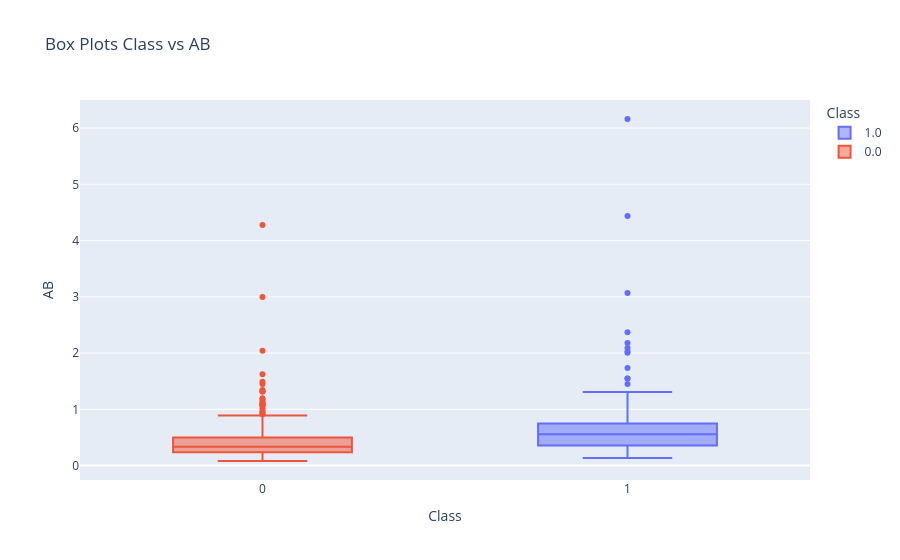
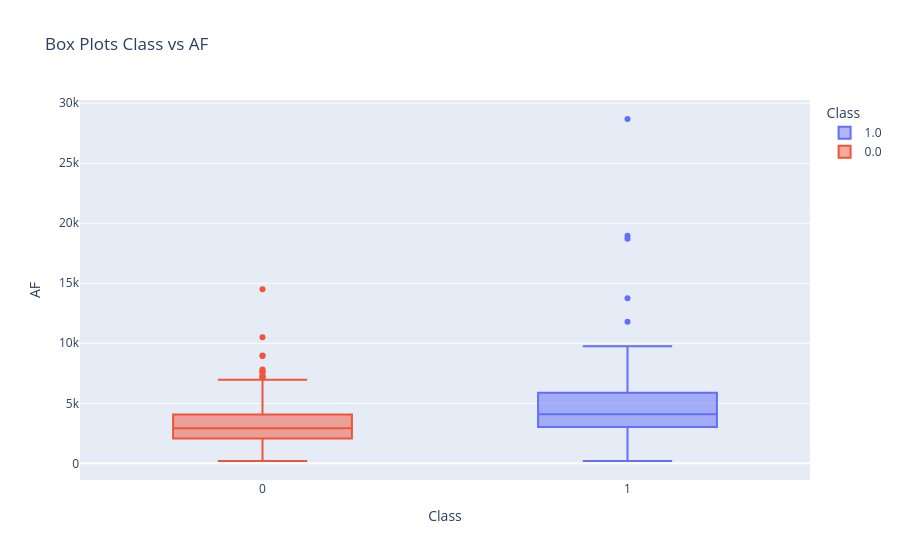
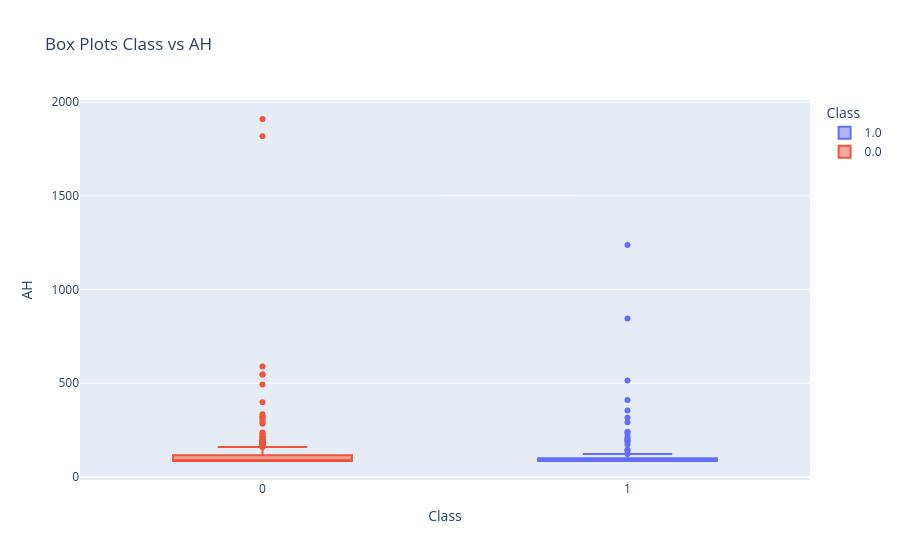
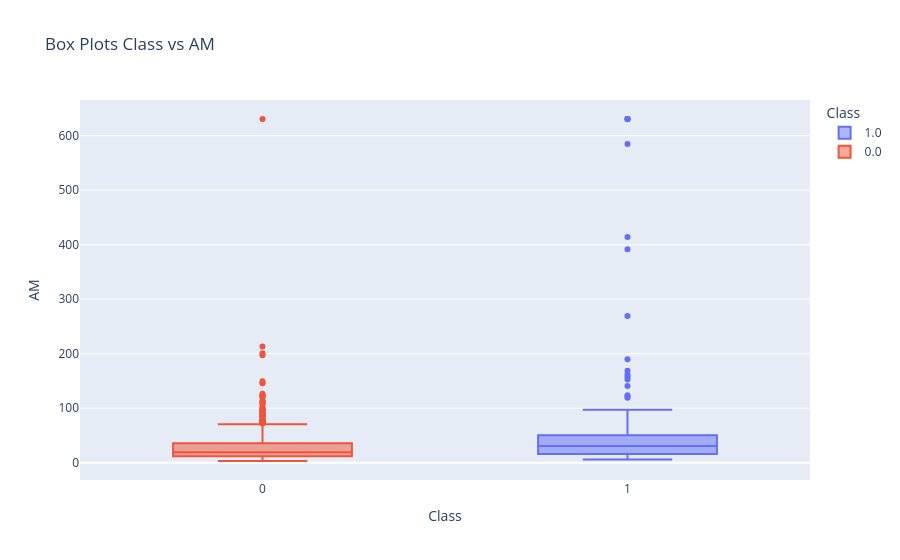

The code cell stored with these charts, in order, in its notebook:
### Markdown cell above
### Visualizing numerical variables

### Code cell
# Plotting box plots using plotly.express 

def create_boxplot(data,x,y):
    fig = px.box(data, x=x, y=y, color = x, title = f"Box Plots\n{x} vs {y}")
    fig.show()

for feature in numerical_variables:
    create_boxplot(data=train_df,y=feature,x="Class")

### Figure 1 — Plotly figure (JSON) as saved in the notebook; plotly's stock layout.template omitted (floating-point values rounded to 4 significant figures; data arrays with more than 128 entries replaced by an {"elided": "..."} marker saying what was removed)
{"data": [{"alignmentgroup": "True", "hovertemplate": "Class=%{x}<br>AB=%{y}<extra></extra>", "legendgroup": "1.0", "marker": {"color": "#636efa"}, "name": "1.0", "notched": false, "offsetgroup": "1.0", "orientation": "v", "showlegend": true, "type": "box", "x": [1, 1, 1, 1, 1, 1, 1, 1, 1, 1, 1, 1, 1, 1, 1, 1, 1, 1, 1, 1, 1, 1, 1, 1, 1, 1, 1, 1, 1, 1, 1, 1, 1, 1, 1, 1, 1, 1, 1, 1, 1, 1, 1, 1, 1, 1, 1, 1, 1, 1, 1, 1, 1, 1, 1, 1, 1, 1, 1, 1, 1, 1, 1, 1, 1, 1, 1, 1, 1, 1, 1, 1, 1, 1, 1, 1, 1, 1, 1, 1, 1, 1, 1, 1, 1, 1, 1, 1, 1, 1, 1, 1, 1, 1, 1, 1, 1, 1, 1, 1, 1, 1, 1, 1, 1, 1, 1, 1], "x0": " ", "xaxis": "x", "y": [0.2094, 0.3803, 0.5042, 0.5341, 0.7435, 0.4615, 0.2735, 0.7264, 0.4786, 2.03, 0.6452, 0.5726, 0.3461, 0.282, 0.2265, 0.705, 0.5854, 1.308, 0.6538, 0.423, 1.008, 2.089, 0.7307, 0.3675, 0.7008, 2.004, 0.4145, 0.4273, 0.6538, 0.4529, 0.4145, 0.3974, 0.3119, 0.7435, 1.043, 3.068, 0.2051, 0.9272, 0.5384, 1.008, 0.7691, 0.7179, 0.6901, 0.658, 1.102, 0.3162, 0.2607, 1.547, 0.7563, 0.4999, 0.6922, 0.5427, 0.3247, 0.3119, 0.9486, 0.3974, 0.8204, 0.3888, 1.449, 6.162, 0.4615, 0.6153, 1.547, 0.767, 0.235, 4.435, 0.7435, 0.3119, 0.2863, 0.2521, 0.3119, 0.8375, 0.4999, 0.4572, 0.2948, 0.5897, 0.6794, 0.5042, 0.5939, 0.3418, 0.705, 0.2649, 0.4316, 0.3119, 0.5854, 0.4743, 0.1325, 0.6367, 0.3376, 0.1325, 1.214, 0.4401, 0.6196, 1.735, 2.179, 0.7691, 0.4658, 0.3247, 0.9657, 0.282, 0.1624, 0.5726, 0.5854, 0.517, 2.372, 0.2478, 0.5085, 0.6367], "y0": " ", "yaxis": "y"}, {"alignmentgroup": "True", "hovertemplate": "Class=%{x}<br>AB=%{y}<extra></extra>", "legendgroup": "0.0", "marker": {"color": "#EF553B"}, "name": "0.0", "notched": false, "offsetgroup": "0.0", "orientation": "v", "showlegend": true, "type": "box", "x": {"elided": "509 int values"}, "x0": " ", "xaxis": "x", "y": {"elided": "509 float values"}, "y0": " ", "yaxis": "y"}], "layout": {"boxmode": "overlay", "legend": {"title": {"text": "Class"}, "tracegroupgap": 0}, "title": {"text": "Box Plots\nClass vs AB"}, "xaxis": {"anchor": "y", "categoryarray": [1, 0], "categoryorder": "array", "domain": [0, 1], "title": {"text": "Class"}}, "yaxis": {"anchor": "x", "domain": [0, 1], "title": {"text": "AB"}}}}

### Figure 2 — Plotly figure (JSON) as saved in the notebook; plotly's stock layout.template omitted (floating-point values rounded to 4 significant figures; data arrays with more than 128 entries replaced by an {"elided": "..."} marker saying what was removed)
{"data": [{"alignmentgroup": "True", "hovertemplate": "Class=%{x}<br>AF=%{y}<extra></extra>", "legendgroup": "1.0", "marker": {"color": "#636efa"}, "name": "1.0", "notched": false, "offsetgroup": "1.0", "orientation": "v", "showlegend": true, "type": "box", "x": [1, 1, 1, 1, 1, 1, 1, 1, 1, 1, 1, 1, 1, 1, 1, 1, 1, 1, 1, 1, 1, 1, 1, 1, 1, 1, 1, 1, 1, 1, 1, 1, 1, 1, 1, 1, 1, 1, 1, 1, 1, 1, 1, 1, 1, 1, 1, 1, 1, 1, 1, 1, 1, 1, 1, 1, 1, 1, 1, 1, 1, 1, 1, 1, 1, 1, 1, 1, 1, 1, 1, 1, 1, 1, 1, 1, 1, 1, 1, 1, 1, 1, 1, 1, 1, 1, 1, 1, 1, 1, 1, 1, 1, 1, 1, 1, 1, 1, 1, 1, 1, 1, 1, 1, 1, 1, 1, 1], "x0": " ", "xaxis": "x", "y": [3109.0, 3733.0, 6089.0, 4785.0, 3448.0, 4254.0, 3820.0, 7721.0, 5192.0, 4847.0, 5650.0, 4890.0, 4088.0, 5889.0, 1021.0, 4179.0, 3600.0, 8923.0, 11790.0, 3087.0, 9566.0, 8323.0, 1071.0, 2834.0, 5564.0, 3939.0, 3751.0, 4009.0, 7069.0, 2240.0, 5060.0, 3894.0, 2295.0, 7053.0, 2809.0, 13740.0, 2449.0, 8941.0, 4889.0, 2913.0, 6796.0, 7138.0, 3753.0, 6037.0, 5060.0, 2852.0, 5010.0, 1767.0, 6958.0, 3365.0, 4282.0, 3204.0, 3825.0, 2867.0, 6193.0, 1299.0, 3457.0, 3349.0, 6319.0, 18960.0, 505.1, 4438.0, 5701.0, 7206.0, 1609.0, 4844.0, 28690.0, 4807.0, 7057.0, 6383.0, 2832.0, 3503.0, 2216.0, 3347.0, 3034.0, 3734.0, 5885.0, 2511.0, 4748.0, 1570.0, 2320.0, 1390.0, 2927.0, 6762.0, 2830.0, 4878.0, 3011.0, 3836.0, 3986.0, 1778.0, 4386.0, 975.5, 4156.0, 9190.0, 5619.0, 9763.0, 3488.0, 4671.0, 18720.0, 4088.0, 192.6, 5699.0, 5553.0, 3750.0, 7040.0, 3981.0, 3692.0, 2996.0], "y0": " ", "yaxis": "y"}, {"alignmentgroup": "True", "hovertemplate": "Class=%{x}<br>AF=%{y}<extra></extra>", "legendgroup": "0.0", "marker": {"color": "#EF553B"}, "name": "0.0", "notched": false, "offsetgroup": "0.0", "orientation": "v", "showlegend": true, "type": "box", "x": {"elided": "509 int values"}, "x0": " ", "xaxis": "x", "y": {"elided": "509 float values"}, "y0": " ", "yaxis": "y"}], "layout": {"boxmode": "overlay", "legend": {"title": {"text": "Class"}, "tracegroupgap": 0}, "title": {"text": "Box Plots\nClass vs AF"}, "xaxis": {"anchor": "y", "categoryarray": [1, 0], "categoryorder": "array", "domain": [0, 1], "title": {"text": "Class"}}, "yaxis": {"anchor": "x", "domain": [0, 1], "title": {"text": "AF"}}}}

### Figure 3 — Plotly figure (JSON) as saved in the notebook; plotly's stock layout.template omitted (floating-point values rounded to 4 significant figures; data arrays with more than 128 entries replaced by an {"elided": "..."} marker saying what was removed)
{"data": [{"alignmentgroup": "True", "hovertemplate": "Class=%{x}<br>AH=%{y}<extra></extra>", "legendgroup": "1.0", "marker": {"color": "#636efa"}, "name": "1.0", "notched": false, "offsetgroup": "1.0", "orientation": "v", "showlegend": true, "type": "box", "x": [1, 1, 1, 1, 1, 1, 1, 1, 1, 1, 1, 1, 1, 1, 1, 1, 1, 1, 1, 1, 1, 1, 1, 1, 1, 1, 1, 1, 1, 1, 1, 1, 1, 1, 1, 1, 1, 1, 1, 1, 1, 1, 1, 1, 1, 1, 1, 1, 1, 1, 1, 1, 1, 1, 1, 1, 1, 1, 1, 1, 1, 1, 1, 1, 1, 1, 1, 1, 1, 1, 1, 1, 1, 1, 1, 1, 1, 1, 1, 1, 1, 1, 1, 1, 1, 1, 1, 1, 1, 1, 1, 1, 1, 1, 1, 1, 1, 1, 1, 1, 1, 1, 1, 1, 1, 1, 1, 1], "x0": " ", "xaxis": "x", "y": [85.2, 85.2, 85.2, 90.7, 85.2, 85.2, 85.2, 85.2, 194.6, 85.2, 100.6, 98.11, 85.2, 85.2, 85.2, 85.2, 123.2, 198.5, 85.2, 85.2, 85.2, 85.2, 123.2, 85.2, 241.1, 142.1, 85.2, 85.2, 85.2, 85.2, 85.2, 85.2, 85.2, 85.2, 94.67, 85.2, 85.2, 514.9, 108.5, 85.2, 85.2, 115.4, 85.2, 85.2, 85.2, 85.2, 85.2, 93.87, 229.8, 85.2, 145.7, 85.2, 85.2, 85.2, 99.86, 117.2, 173.7, 85.2, 85.2, 210.6, 85.2, 188.9, 85.2, 85.2, 122.5, 1238.0, 85.2, 292.0, 85.2, 410.6, 85.2, 85.2, 85.2, 355.1, 85.2, 85.2, 85.2, 202.0, 114.0, 85.2, 315.4, 85.2, 85.2, 85.2, 85.2, 85.2, 85.2, 87.73, 85.2, 85.2, 85.2, 85.2, 93.81, 85.2, 85.2, 238.9, 85.2, 85.2, 85.2, 85.2, 85.2, 85.2, 85.2, 97.14, 846.1, 85.2, 110.6, 85.2], "y0": " ", "yaxis": "y"}, {"alignmentgroup": "True", "hovertemplate": "Class=%{x}<br>AH=%{y}<extra></extra>", "legendgroup": "0.0", "marker": {"color": "#EF553B"}, "name": "0.0", "notched": false, "offsetgroup": "0.0", "orientation": "v", "showlegend": true, "type": "box", "x": {"elided": "509 int values"}, "x0": " ", "xaxis": "x", "y": {"elided": "509 float values"}, "y0": " ", "yaxis": "y"}], "layout": {"boxmode": "overlay", "legend": {"title": {"text": "Class"}, "tracegroupgap": 0}, "title": {"text": "Box Plots\nClass vs AH"}, "xaxis": {"anchor": "y", "categoryarray": [1, 0], "categoryorder": "array", "domain": [0, 1], "title": {"text": "Class"}}, "yaxis": {"anchor": "x", "domain": [0, 1], "title": {"text": "AH"}}}}

### Figure 4 — Plotly figure (JSON) as saved in the notebook; plotly's stock layout.template omitted (floating-point values rounded to 4 significant figures; data arrays with more than 128 entries replaced by an {"elided": "..."} marker saying what was removed)
{"data": [{"alignmentgroup": "True", "hovertemplate": "Class=%{x}<br>AM=%{y}<extra></extra>", "legendgroup": "1.0", "marker": {"color": "#636efa"}, "name": "1.0", "notched": false, "offsetgroup": "1.0", "orientation": "v", "showlegend": true, "type": "box", "x": [1, 1, 1, 1, 1, 1, 1, 1, 1, 1, 1, 1, 1, 1, 1, 1, 1, 1, 1, 1, 1, 1, 1, 1, 1, 1, 1, 1, 1, 1, 1, 1, 1, 1, 1, 1, 1, 1, 1, 1, 1, 1, 1, 1, 1, 1, 1, 1, 1, 1, 1, 1, 1, 1, 1, 1, 1, 1, 1, 1, 1, 1, 1, 1, 1, 1, 1, 1, 1, 1, 1, 1, 1, 1, 1, 1, 1, 1, 1, 1, 1, 1, 1, 1, 1, 1, 1, 1, 1, 1, 1, 1, 1, 1, 1, 1, 1, 1, 1, 1, 1, 1, 1, 1, 1, 1, 1, 1], "x0": " ", "xaxis": "x", "y": [22.39, 14.1, 189.8, 8.74, 79.43, 70.63, 8.131, 32.6, 13.23, 630.5, 269.0, 15.82, 44.4, 17.51, 7.671, 27.94, 20.17, 123.6, 168.5, 20.28, 52.87, 97.4, 36.47, 16.62, 38.29, 59.2, 22.92, 119.0, 391.8, 47.62, 33.93, 36.86, 7.166, 20.51, 36.48, 152.7, 11.89, 72.2, 7.002, 36.19, 46.19, 53.3, 33.82, 27.59, 20.1, 9.567, 11.07, 23.95, 161.8, 32.51, 42.13, 33.36, 30.64, 44.38, 29.18, 42.06, 17.05, 17.41, 34.05, 85.39, 20.1, 140.6, 630.5, 25.15, 12.04, 630.5, 31.89, 6.869, 10.03, 6.073, 16.83, 18.33, 73.01, 6.473, 13.18, 61.44, 9.427, 14.48, 39.91, 28.93, 414.1, 11.6, 31.28, 21.96, 14.41, 35.0, 8.857, 42.47, 35.11, 18.59, 43.6, 121.2, 30.29, 630.5, 584.7, 47.19, 20.24, 10.04, 21.29, 15.76, 6.9, 31.57, 22.74, 14.98, 22.79, 14.51, 13.86, 157.1], "y0": " ", "yaxis": "y"}, {"alignmentgroup": "True", "hovertemplate": "Class=%{x}<br>AM=%{y}<extra></extra>", "legendgroup": "0.0", "marker": {"color": "#EF553B"}, "name": "0.0", "notched": false, "offsetgroup": "0.0", "orientation": "v", "showlegend": true, "type": "box", "x": {"elided": "509 int values"}, "x0": " ", "xaxis": "x", "y": {"elided": "509 float values"}, "y0": " ", "yaxis": "y"}], "layout": {"boxmode": "overlay", "legend": {"title": {"text": "Class"}, "tracegroupgap": 0}, "title": {"text": "Box Plots\nClass vs AM"}, "xaxis": {"anchor": "y", "categoryarray": [1, 0], "categoryorder": "array", "domain": [0, 1], "title": {"text": "Class"}}, "yaxis": {"anchor": "x", "domain": [0, 1], "title": {"text": "AM"}}}}
